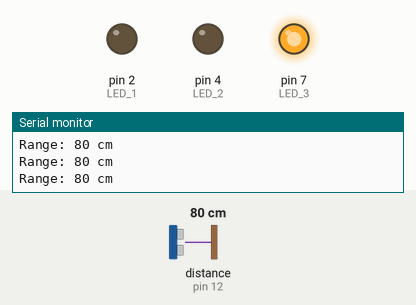
This sketch was run on a simulated Arduino Uno, built with avr-gcc and run on an emulated ATmega328P. Parts: output pins drawn as LEDs (lit = HIGH), the last lines printed to the serial monitor. Wiring (inferred from the names in the program): ultrasonic range finder: trigger pin 11; echo pin 12. The test bench sets the inputs (shaded band); at power-on: distance to the obstacle (sensor on pin 12) 80 cm. The echo pulse lasts 58.3 µs per cm; pins used as bus, display or sensor lines are not drawn.

Above: at 1.2 s.
1.3 s: distance to the obstacle (sensor on pin 12) set to 71 cm
At 2.1 s:
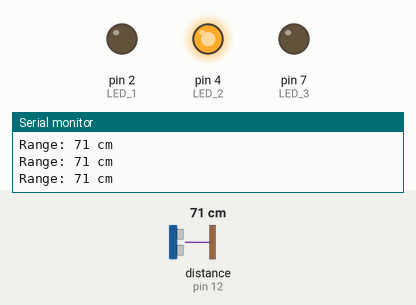
3.0 s: distance to the obstacle (sensor on pin 12) set to 2 cm
At 4.1 s:
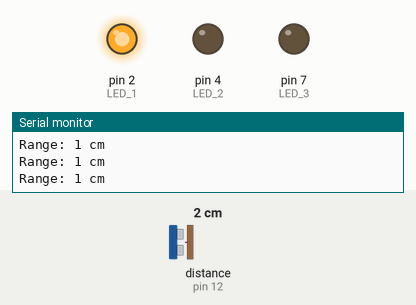
4.5 s: distance to the obstacle (sensor on pin 12) set to 60 cm
At 5.6 s:
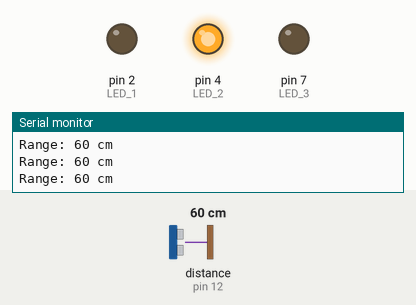
6.0 s: distance to the obstacle (sensor on pin 12) set to 4 cm
At 7.5 s:
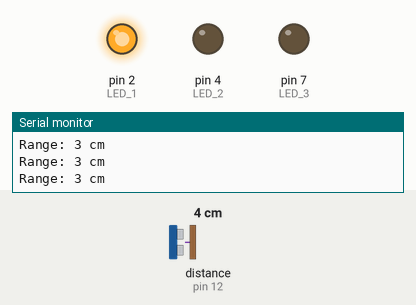
Timing chart, 0 to 8.5 s (numbered marks = the images above; inputs shaded):
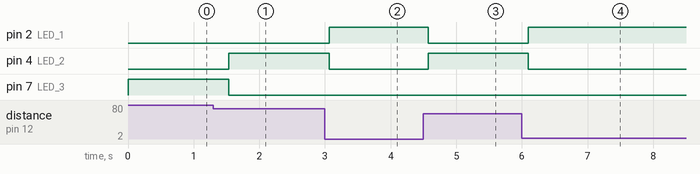

The sketch:

SONARRangerAVR.ino
```cpp
#include "sonar.h"

#define LED_1 2
#define LED_2 4
#define LED_3 7

int range = 0;

void driveLEDS(int range){
  if(range >= 0 & range < 50){
      digitalWrite(LED_1, HIGH);
      digitalWrite(LED_2, LOW);
      digitalWrite(LED_3, LOW);
  }else if(range >= 50 & range < 75){
      digitalWrite(LED_1, LOW);
      digitalWrite(LED_2, HIGH);
      digitalWrite(LED_3, LOW);
  }else if(range >= 75 & range < 100){
      digitalWrite(LED_1, LOW);
      digitalWrite(LED_2, LOW);
      digitalWrite(LED_3, HIGH);
  }
}

void setup(){
  Serial.begin(9600);
  startSonar();

  pinMode(LED_1, OUTPUT);
  pinMode(LED_2, OUTPUT);
  pinMode(LED_3, OUTPUT);

  digitalWrite(LED_1, LOW);
  digitalWrite(LED_2, LOW);
  digitalWrite(LED_3, LOW);
}

void loop(){
  range = getDistance();
  Serial.print("Range: ");
  Serial.print(range);
  Serial.println(" cm");
  driveLEDS(range);
  delay(250);
}
```

sonar.h
```cpp
const int pingPin = 11; // Trigger Pin of Ultrasonic Sensor
const int echoPin = 12; // Echo Pin of Ultrasonic Sensor

void startSonar() {
   pinMode(pingPin, OUTPUT);
   pinMode(echoPin, INPUT);
}

long centimeters(long microseconds) {
   return microseconds / 29 / 2;
}

int getDistance() {
   digitalWrite(pingPin, LOW);
   delayMicroseconds(2);
   digitalWrite(pingPin, HIGH);
   delayMicroseconds(10);
   digitalWrite(pingPin, LOW);
   long duration = pulseIn(echoPin, HIGH);
   return centimeters(duration);
}
```

Measured:
- the behaviour switches between 75 and 74 cm on distance to the obstacle (sensor on pin 12) (found by bisection; images 0 and 1)
- after the input at 1.3 s, pin 4 (LED_2): LOW → HIGH after 0.24 s; pin 7 (LED_3): HIGH → LOW after 0.24 s
- after the input at 3.0 s, pin 2 (LED_1): LOW → HIGH after 0.06 s; pin 4 (LED_2): HIGH → LOW after 0.06 s
- after the input at 4.5 s, pin 2 (LED_1): HIGH → LOW after 0.07 s; pin 4 (LED_2): LOW → HIGH after 0.07 s
- after the input at 6.0 s, pin 2 (LED_1): LOW → HIGH after 0.09 s; pin 4 (LED_2): HIGH → LOW after 0.09 s
